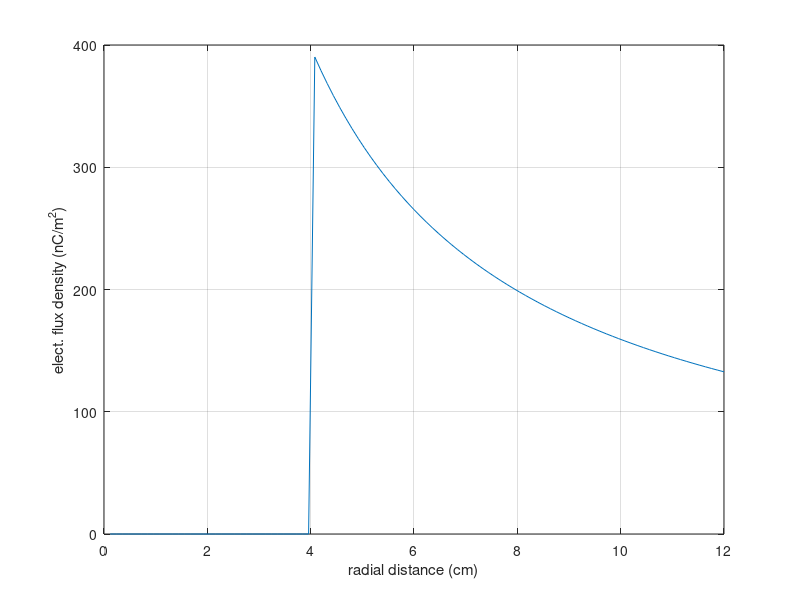

Write MATLAB code to recreate this figure.
%   M-File: MLP0234
%
%   Gauss's Law Problem
%       cylindrical shell of charge
%
%   Variables
%   a       radius of cylinder (m)
%   Qs      surface charge density (nC/m^2)
%   rho     radial distance from z-axis (m)
%   rhocm   radial distance in cm
%   D       electric flux density (nC/cm^3)
%   N       number of data points
%   maxrad  max radius for plot (cm)

clc;clear;

%   initialize variables
a=.04;Qs=398;maxrad=0.12;N=100;
bndy=round(N*a/maxrad);

for i=1:bndy
    rho(i)=i*maxrad/N;
    rhocm(i)=rho(i)*100;
    D(i)=0;
end

for i=bndy+1:N
    rho(i)=i*maxrad/N;
    rhocm(i)=rho(i)*100;
    D(i)=Qs*a/rho(i);
end

plot(rhocm,D)
xlabel('radial distance (cm)')
ylabel('elect. flux density (nC/m^2)')
grid on
